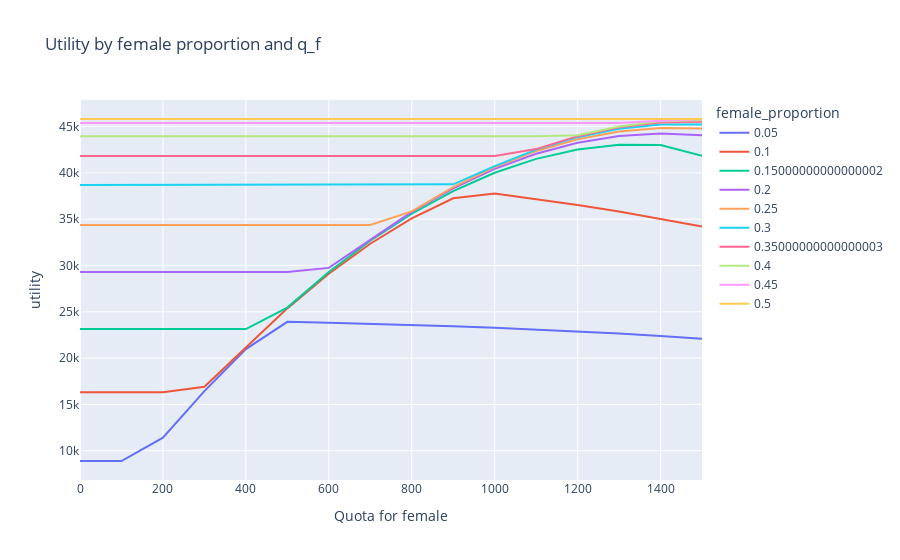

Notebook code cell kept with this figure:
### Code cell
fig = px.line(results, x='q_f', y='utility', color='female_proportion', 
              title='Utility by female proportion and q_f',
              labels={'q_f': 'Quota for female', 'utility': 'utility', 'female_proportion': 'female_proportion'})
fig.show()

### Figure 1 — Plotly figure (JSON) as saved in the notebook; plotly's stock layout.template omitted (floating-point values rounded to 4 significant figures)
{"data": [{"hovertemplate": "female_proportion=0.05<br>Quota for female=%{x}<br>utility=%{y}<extra></extra>", "legendgroup": "0.05", "line": {"color": "#636efa", "dash": "solid"}, "marker": {"symbol": "circle"}, "mode": "lines", "name": "0.05", "orientation": "v", "showlegend": true, "type": "scatter", "x": [0, 100, 200, 300, 400, 500, 600, 700, 800, 900, 1000, 1100, 1200, 1300, 1400, 1500], "xaxis": "x", "y": [8890.0, 8890.0, 11400.0, 16440.0, 20970.0, 23920.0, 23820.0, 23710.0, 23580.0, 23440.0, 23270.0, 23090.0, 22880.0, 22650.0, 22390.0, 22090.0], "yaxis": "y"}, {"hovertemplate": "female_proportion=0.1<br>Quota for female=%{x}<br>utility=%{y}<extra></extra>", "legendgroup": "0.1", "line": {"color": "#EF553B", "dash": "solid"}, "marker": {"symbol": "circle"}, "mode": "lines", "name": "0.1", "orientation": "v", "showlegend": true, "type": "scatter", "x": [0, 100, 200, 300, 400, 500, 600, 700, 800, 900, 1000, 1100, 1200, 1300, 1400, 1500], "xaxis": "x", "y": [16310.0, 16310.0, 16310.0, 16900.0, 21160.0, 25370.0, 29100.0, 32340.0, 35080.0, 37260.0, 37770.0, 37180.0, 36530.0, 35820.0, 35050.0, 34200.0], "yaxis": "y"}, {"hovertemplate": "female_proportion=0.15000000000000002<br>Quota for female=%{x}<br>utility=%{y}<extra></extra>", "legendgroup": "0.15000000000000002", "line": {"color": "#00cc96", "dash": "solid"}, "marker": {"symbol": "circle"}, "mode": "lines", "name": "0.15000000000000002", "orientation": "v", "showlegend": true, "type": "scatter", "x": [0, 100, 200, 300, 400, 500, 600, 700, 800, 900, 1000, 1100, 1200, 1300, 1400, 1500], "xaxis": "x", "y": [23140.0, 23140.0, 23140.0, 23140.0, 23140.0, 25450.0, 29290.0, 32670.0, 35590.0, 38030.0, 40010.0, 41510.0, 42520.0, 43030.0, 43000.0, 41840.0], "yaxis": "y"}, {"hovertemplate": "female_proportion=0.2<br>Quota for female=%{x}<br>utility=%{y}<extra></extra>", "legendgroup": "0.2", "line": {"color": "#ab63fa", "dash": "solid"}, "marker": {"symbol": "circle"}, "mode": "lines", "name": "0.2", "orientation": "v", "showlegend": true, "type": "scatter", "x": [0, 100, 200, 300, 400, 500, 600, 700, 800, 900, 1000, 1100, 1200, 1300, 1400, 1500], "xaxis": "x", "y": [29290.0, 29290.0, 29290.0, 29290.0, 29290.0, 29290.0, 29740.0, 32780.0, 35780.0, 38330.0, 40430.0, 42070.0, 43250.0, 43980.0, 44250.0, 44070.0], "yaxis": "y"}, {"hovertemplate": "female_proportion=0.25<br>Quota for female=%{x}<br>utility=%{y}<extra></extra>", "legendgroup": "0.25", "line": {"color": "#FFA15A", "dash": "solid"}, "marker": {"symbol": "circle"}, "mode": "lines", "name": "0.25", "orientation": "v", "showlegend": true, "type": "scatter", "x": [0, 100, 200, 300, 400, 500, 600, 700, 800, 900, 1000, 1100, 1200, 1300, 1400, 1500], "xaxis": "x", "y": [34370.0, 34370.0, 34370.0, 34370.0, 34370.0, 34370.0, 34370.0, 34370.0, 35840.0, 38460.0, 40630.0, 42360.0, 43630.0, 44460.0, 44840.0, 44780.0], "yaxis": "y"}, {"hovertemplate": "female_proportion=0.3<br>Quota for female=%{x}<br>utility=%{y}<extra></extra>", "legendgroup": "0.3", "line": {"color": "#19d3f3", "dash": "solid"}, "marker": {"symbol": "circle"}, "mode": "lines", "name": "0.3", "orientation": "v", "showlegend": true, "type": "scatter", "x": [0, 100, 200, 300, 400, 500, 600, 700, 800, 900, 1000, 1100, 1200, 1300, 1400, 1500], "xaxis": "x", "y": [38690.0, 38690.0, 38690.0, 38690.0, 38690.0, 38690.0, 38690.0, 38690.0, 38690.0, 38760.0, 40720.0, 42510.0, 43860.0, 44760.0, 45220.0, 45230.0], "yaxis": "y"}, {"hovertemplate": "female_proportion=0.35000000000000003<br>Quota for female=%{x}<br>utility=%{y}<extra></extra>", "legendgroup": "0.35000000000000003", "line": {"color": "#FF6692", "dash": "solid"}, "marker": {"symbol": "circle"}, "mode": "lines", "name": "0.35000000000000003", "orientation": "v", "showlegend": true, "type": "scatter", "x": [0, 100, 200, 300, 400, 500, 600, 700, 800, 900, 1000, 1100, 1200, 1300, 1400, 1500], "xaxis": "x", "y": [41810.0, 41810.0, 41810.0, 41810.0, 41810.0, 41810.0, 41810.0, 41810.0, 41810.0, 41810.0, 41810.0, 42560.0, 43960.0, 44920.0, 45440.0, 45520.0], "yaxis": "y"}, {"hovertemplate": "female_proportion=0.4<br>Quota for female=%{x}<br>utility=%{y}<extra></extra>", "legendgroup": "0.4", "line": {"color": "#B6E880", "dash": "solid"}, "marker": {"symbol": "circle"}, "mode": "lines", "name": "0.4", "orientation": "v", "showlegend": true, "type": "scatter", "x": [0, 100, 200, 300, 400, 500, 600, 700, 800, 900, 1000, 1100, 1200, 1300, 1400, 1500], "xaxis": "x", "y": [43960.0, 43960.0, 43960.0, 43960.0, 43960.0, 43960.0, 43960.0, 43960.0, 43960.0, 43960.0, 43960.0, 43960.0, 44060.0, 45000.0, 45560.0, 45690.0], "yaxis": "y"}, {"hovertemplate": "female_proportion=0.45<br>Quota for female=%{x}<br>utility=%{y}<extra></extra>", "legendgroup": "0.45", "line": {"color": "#FF97FF", "dash": "solid"}, "marker": {"symbol": "circle"}, "mode": "lines", "name": "0.45", "orientation": "v", "showlegend": true, "type": "scatter", "x": [0, 100, 200, 300, 400, 500, 600, 700, 800, 900, 1000, 1100, 1200, 1300, 1400, 1500], "xaxis": "x", "y": [45380.0, 45380.0, 45380.0, 45380.0, 45380.0, 45380.0, 45380.0, 45380.0, 45380.0, 45380.0, 45380.0, 45380.0, 45380.0, 45380.0, 45620.0, 45800.0], "yaxis": "y"}, {"hovertemplate": "female_proportion=0.5<br>Quota for female=%{x}<br>utility=%{y}<extra></extra>", "legendgroup": "0.5", "line": {"color": "#FECB52", "dash": "solid"}, "marker": {"symbol": "circle"}, "mode": "lines", "name": "0.5", "orientation": "v", "showlegend": true, "type": "scatter", "x": [0, 100, 200, 300, 400, 500, 600, 700, 800, 900, 1000, 1100, 1200, 1300, 1400, 1500], "xaxis": "x", "y": [45810.0, 45810.0, 45810.0, 45810.0, 45810.0, 45810.0, 45810.0, 45810.0, 45810.0, 45810.0, 45810.0, 45810.0, 45810.0, 45810.0, 45810.0, 45810.0], "yaxis": "y"}], "layout": {"legend": {"title": {"text": "female_proportion"}, "tracegroupgap": 0}, "title": {"text": "Utility by female proportion and q_f"}, "xaxis": {"anchor": "y", "domain": [0, 1], "title": {"text": "Quota for female"}}, "yaxis": {"anchor": "x", "domain": [0, 1], "title": {"text": "utility"}}}}
